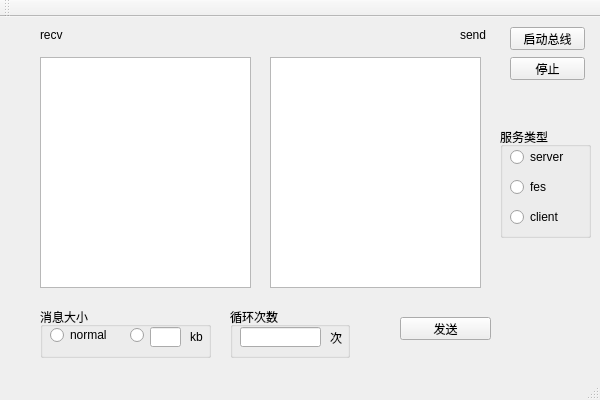
<?xml version="1.0" encoding="UTF-8"?>
<ui version="4.0">
 <class>server_netbusClass</class>
 <widget class="QMainWindow" name="server_netbusClass">
  <property name="geometry">
   <rect>
    <x>0</x>
    <y>0</y>
    <width>600</width>
    <height>400</height>
   </rect>
  </property>
  <property name="windowTitle">
   <string>server_netbus</string>
  </property>
  <widget class="QWidget" name="centralWidget">
   <widget class="QPushButton" name="startNetBus">
    <property name="geometry">
     <rect>
      <x>510</x>
      <y>10</y>
      <width>75</width>
      <height>23</height>
     </rect>
    </property>
    <property name="text">
     <string>启动总线</string>
    </property>
   </widget>
   <widget class="QPushButton" name="stopNetBus">
    <property name="geometry">
     <rect>
      <x>510</x>
      <y>40</y>
      <width>75</width>
      <height>23</height>
     </rect>
    </property>
    <property name="text">
     <string>停止</string>
    </property>
   </widget>
   <widget class="QTextEdit" name="recvTextEdit">
    <property name="geometry">
     <rect>
      <x>40</x>
      <y>40</y>
      <width>211</width>
      <height>231</height>
     </rect>
    </property>
   </widget>
   <widget class="QTextEdit" name="sendTextEdit">
    <property name="geometry">
     <rect>
      <x>270</x>
      <y>40</y>
      <width>211</width>
      <height>231</height>
     </rect>
    </property>
   </widget>
   <widget class="QPushButton" name="sendPushButton">
    <property name="geometry">
     <rect>
      <x>400</x>
      <y>300</y>
      <width>91</width>
      <height>23</height>
     </rect>
    </property>
    <property name="text">
     <string>发送</string>
    </property>
   </widget>
   <widget class="QLabel" name="label_2">
    <property name="geometry">
     <rect>
      <x>460</x>
      <y>10</y>
      <width>31</width>
      <height>16</height>
     </rect>
    </property>
    <property name="text">
     <string>send</string>
    </property>
   </widget>
   <widget class="QLabel" name="label_3">
    <property name="geometry">
     <rect>
      <x>40</x>
      <y>10</y>
      <width>31</width>
      <height>16</height>
     </rect>
    </property>
    <property name="text">
     <string>recv</string>
    </property>
   </widget>
   <widget class="QGroupBox" name="groupBox">
    <property name="geometry">
     <rect>
      <x>500</x>
      <y>110</y>
      <width>91</width>
      <height>111</height>
     </rect>
    </property>
    <property name="title">
     <string>服务类型</string>
    </property>
    <widget class="QRadioButton" name="serverRadioButton">
     <property name="enabled">
      <bool>true</bool>
     </property>
     <property name="geometry">
      <rect>
       <x>10</x>
       <y>20</y>
       <width>61</width>
       <height>20</height>
      </rect>
     </property>
     <property name="text">
      <string>server</string>
     </property>
    </widget>
    <widget class="QRadioButton" name="fesRadioButton">
     <property name="geometry">
      <rect>
       <x>10</x>
       <y>50</y>
       <width>61</width>
       <height>20</height>
      </rect>
     </property>
     <property name="text">
      <string>fes</string>
     </property>
    </widget>
    <widget class="QRadioButton" name="clientRadioButton">
     <property name="geometry">
      <rect>
       <x>10</x>
       <y>80</y>
       <width>61</width>
       <height>20</height>
      </rect>
     </property>
     <property name="text">
      <string>client</string>
     </property>
    </widget>
   </widget>
   <widget class="QLabel" name="titleLabel">
    <property name="geometry">
     <rect>
      <x>240</x>
      <y>10</y>
      <width>61</width>
      <height>16</height>
     </rect>
    </property>
    <property name="text">
     <string/>
    </property>
    <property name="alignment">
     <set>Qt::AlignCenter</set>
    </property>
   </widget>
   <widget class="QGroupBox" name="groupBox_2">
    <property name="geometry">
     <rect>
      <x>40</x>
      <y>290</y>
      <width>171</width>
      <height>51</height>
     </rect>
    </property>
    <property name="title">
     <string>消息大小</string>
    </property>
    <widget class="QRadioButton" name="normalRadioButton">
     <property name="geometry">
      <rect>
       <x>10</x>
       <y>20</y>
       <width>89</width>
       <height>16</height>
      </rect>
     </property>
     <property name="text">
      <string>normal</string>
     </property>
    </widget>
    <widget class="QRadioButton" name="editRadioButton">
     <property name="geometry">
      <rect>
       <x>90</x>
       <y>20</y>
       <width>16</width>
       <height>16</height>
      </rect>
     </property>
     <property name="text">
      <string/>
     </property>
    </widget>
    <widget class="QLineEdit" name="msgSizeLineEdit">
     <property name="geometry">
      <rect>
       <x>110</x>
       <y>20</y>
       <width>31</width>
       <height>20</height>
      </rect>
     </property>
    </widget>
    <widget class="QLabel" name="label">
     <property name="geometry">
      <rect>
       <x>150</x>
       <y>20</y>
       <width>16</width>
       <height>20</height>
      </rect>
     </property>
     <property name="text">
      <string>kb</string>
     </property>
    </widget>
   </widget>
   <widget class="QGroupBox" name="groupBox_3">
    <property name="geometry">
     <rect>
      <x>230</x>
      <y>290</y>
      <width>120</width>
      <height>51</height>
     </rect>
    </property>
    <property name="title">
     <string>循环次数</string>
    </property>
    <widget class="QLineEdit" name="numLoopLineEdit">
     <property name="geometry">
      <rect>
       <x>10</x>
       <y>20</y>
       <width>81</width>
       <height>20</height>
      </rect>
     </property>
    </widget>
    <widget class="QLabel" name="label_4">
     <property name="geometry">
      <rect>
       <x>100</x>
       <y>20</y>
       <width>16</width>
       <height>21</height>
      </rect>
     </property>
     <property name="text">
      <string>次</string>
     </property>
    </widget>
   </widget>
  </widget>
  <widget class="QMenuBar" name="menuBar">
   <property name="geometry">
    <rect>
     <x>0</x>
     <y>0</y>
     <width>600</width>
     <height>23</height>
    </rect>
   </property>
  </widget>
  <widget class="QToolBar" name="mainToolBar">
   <attribute name="toolBarArea">
    <enum>TopToolBarArea</enum>
   </attribute>
   <attribute name="toolBarBreak">
    <bool>false</bool>
   </attribute>
  </widget>
  <widget class="QStatusBar" name="statusBar"/>
 </widget>
 <layoutdefault spacing="6" margin="11"/>
 <resources>
  <include location="server_netbus.qrc"/>
 </resources>
 <connections/>
</ui>
